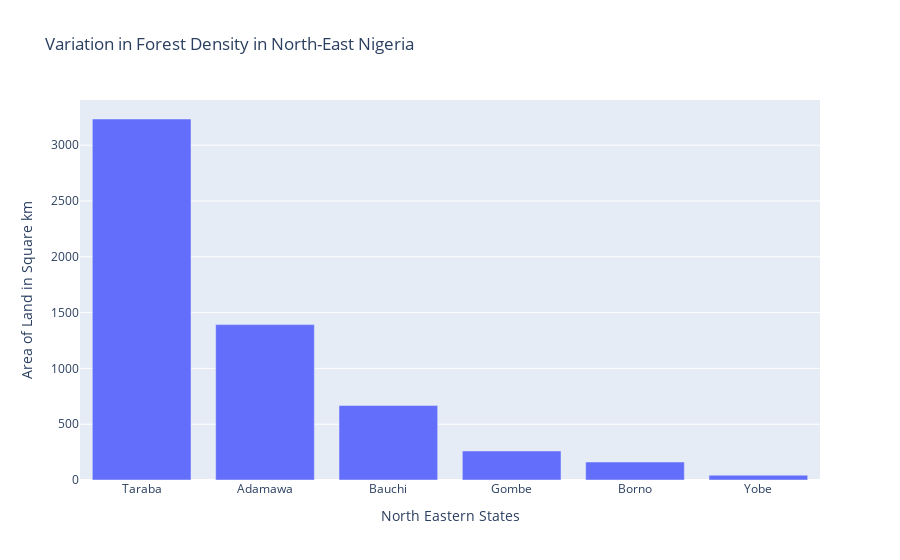

This figure's notebook cell:
### Code cell
geemap.bar_chart(data=ne_fnf, x='ADM1_NAME', y='class_1_km2', x_label= 'North Eastern States', y_label='Area of Land in Square km', 
                 title='Variation in Forest Density in North-East Nigeria')

### Figure 1 — Plotly figure (JSON) as saved in the notebook; plotly's stock layout.template omitted (floating-point values rounded to 4 significant figures)
{"data": [{"alignmentgroup": "True", "hovertemplate": "North Eastern States=%{x}<br>Area of Land in Square km=%{y}<extra></extra>", "legendgroup": "", "marker": {"color": "#636efa", "pattern": {"shape": ""}}, "name": "", "offsetgroup": "", "orientation": "v", "showlegend": false, "textposition": "auto", "type": "bar", "x": ["Taraba", "Adamawa", "Bauchi", "Gombe", "Borno", "Yobe"], "xaxis": "x", "y": [3235.0, 1392.0, 667.1, 260.1, 161.2, 42.99], "yaxis": "y"}], "layout": {"autosize": true, "barmode": "group", "legend": {"tracegroupgap": 0}, "title": {"text": "Variation in Forest Density in North-East Nigeria"}, "xaxis": {"anchor": "y", "autorange": true, "domain": [0, 1], "range": [-0.5, 5.5], "title": {"text": "North Eastern States"}, "type": "category"}, "yaxis": {"anchor": "x", "autorange": true, "domain": [0, 1], "range": [0, 3405.0], "title": {"text": "Area of Land in Square km"}, "type": "linear"}}}
